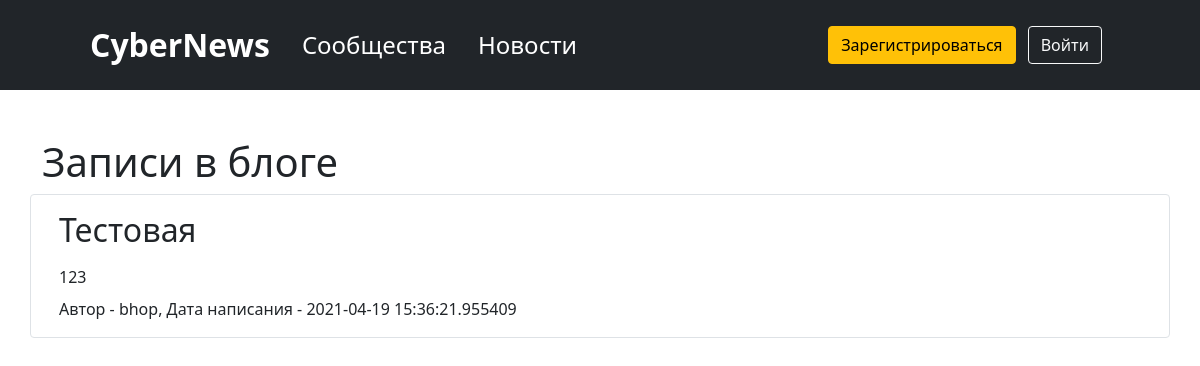
The page / on the database its author committed.
### data/news.py (models this page shows, shortened)
class News(SqlAlchemyBase):
    __tablename__ = 'news'
    id = sqlalchemy.Column(sqlalchemy.Integer,
                           primary_key=True, autoincrement=True)
    title = sqlalchemy.Column(sqlalchemy.String, nullable=True)
    content = sqlalchemy.Column(sqlalchemy.String, nullable=True)
    created_date = sqlalchemy.Column(sqlalchemy.DateTime,
                                     default=datetime.datetime.now)
    is_private = sqlalchemy.Column(sqlalchemy.Boolean, default=True)
    user_id = sqlalchemy.Column(sqlalchemy.Integer,
                                sqlalchemy.ForeignKey("users.id"))
    is_published_by_community = sqlalchemy.Column(sqlalchemy.Boolean, default=False)
    community_id = sqlalchemy.Column(sqlalchemy.Integer, sqlalchemy.ForeignKey('communities.id'),
                                     default=None, nullable=True)
    user = orm.relation('User')
    community = orm.relation('Community')
    categories = orm.relation("Category",
                              secondary="association",
                              backref="news")

### data/users.py (models this page shows, shortened)
class User(UserMixin, SqlAlchemyBase):
    __tablename__ = 'users'
    id = sqlalchemy.Column(sqlalchemy.Integer,
                           primary_key=True, autoincrement=True)
    name = sqlalchemy.Column(sqlalchemy.String, nullable=True)
    about = sqlalchemy.Column(sqlalchemy.String, nullable=True)
    email = sqlalchemy.Column(sqlalchemy.String,
                              index=True, unique=True, nullable=True)
    hashed_password = sqlalchemy.Column(sqlalchemy.String, nullable=True)
    created_date = sqlalchemy.Column(sqlalchemy.DateTime,
                                     default=datetime.datetime.now, nullable=True)
    avatar = sqlalchemy.Column(sqlalchemy.BLOB)
    subscribes_community = orm.relationship('Community', secondary='subscribes_user_to_community', backref=orm.backref('subscribers', lazy='dynamic'))
    news = orm.relation("News", back_populates='user')
    communities = orm.relation('Community', back_populates='creator')

### main.py (the view)
@app.route("/")
def index():
    params = {}
    db_sess = db_session.create_session()
    if current_user.is_authenticated:
        news = db_sess.query(News).filter(
            (News.user == current_user) | (News.is_private != True))
    else:
        news = db_sess.query(News).filter(News.is_private != True)
    params['news'] = news
    params['title'] = 'Записи в блоге'
    return render_template("index.html", **params)

### data/db_session.py (called while the page is built)
def create_session() -> Session:
    global __factory
    return __factory()

### templates/index.html
{% extends "base.html" %}
{% block content %}
<h1>Записи в блоге</h1>
{% for item in news%}
<div class="row gap-2 p-3 my-2 border rounded">
    <h2>{{item.title}}</h2>
    <div>
        {{item.content}}
    </div>
    <div>
        {% if item.is_published_by_community %}
        Автор - <a class="text-decoration-none text-body" href="/community/id{{ item.community.id }}">{{item.community.name}}</a>, Дата написания - {{item.created_date}}
        {% else %}
        Автор - <a class="text-decoration-none text-body" href="/profile/id{{ item.user.id }}">{{item.user.name}}</a>, Дата написания - {{item.created_date}}
        {% endif %}
    </div>
</div>
{% endfor %}
{% endblock %}

### templates/base.html (shortened to what this page needs)
<!doctype html>
<html lang="en">
<head>
    <link href="https://cdn.jsdelivr.net/npm/bootstrap@5.0.0-beta3/dist/css/bootstrap.min.css"
          rel="stylesheet"
>
</head>
<body>
<header class="p-3 bg-dark text-white">
    <div class="container">
        <div class="d-flex flex-wrap navbar navbar-dark bg-dark sticky-top py-0">
            <a class="navbar-brand text-center fs-2 ps-5 fw-bold" href="/">CyberNews</a>
            <ul class="nav col-12 col-lg-auto me-lg-auto mb-2 justify-content-center mb-md-0">
                <li><a href="/communities" class="nav-link text-white fs-4">Сообщества</a></li>
                <li><a href="/news" class="nav-link text-white pe-5 fs-4">Новости</a></li>
            </ul>
            {% if current_user.is_authenticated %}
            <div class="dropdown">
                <a class="nav-link dropdown-toggle fs-3 pe-5" href="#" id="navbarDarkDropdownMenuLink" data-bs-toggle="dropdown" aria-expanded="false" style="color: #ced4da">
                    {{ current_user.name }}
                </a>
                <ul class="dropdown-menu dropdown-menu-dark" aria-labelledby="navbarDarkDropdownMenuLink">
                    <li><a class="dropdown-item" href="/news/my">Мои статьи</a></li>
                    <li><a class="dropdown-item" href="/communities/my">Мои сообщества</a></li>
                    <li><a class="dropdown-item" href="/profile">Профиль</a></li>
                    <li><hr class="dropdown-divider"></li>
                    <li><a class="dropdown-item" href="/logout">Выйти</a></li>
                </ul>
            </div>
            {% else %}
            <p class="m-2 px-5">
                <a class="btn btn btn-warning me-2" href="/register" role="button">Зарегистрироваться</a>
                <a class="btn btn-outline-light ml-2" href="/login" role="button">Войти</a>
            </p>
            {% endif %}
        </div>
    </div>
</header>
<main role="main" class="container mt-5">
    {% block content %}{% endblock %}
</main>
</body>
</html>

### rows shown on the page
News: title "Тестовая", content "123", user.name "bhop", created_date "2021-04-19 15:36:21.955409"
